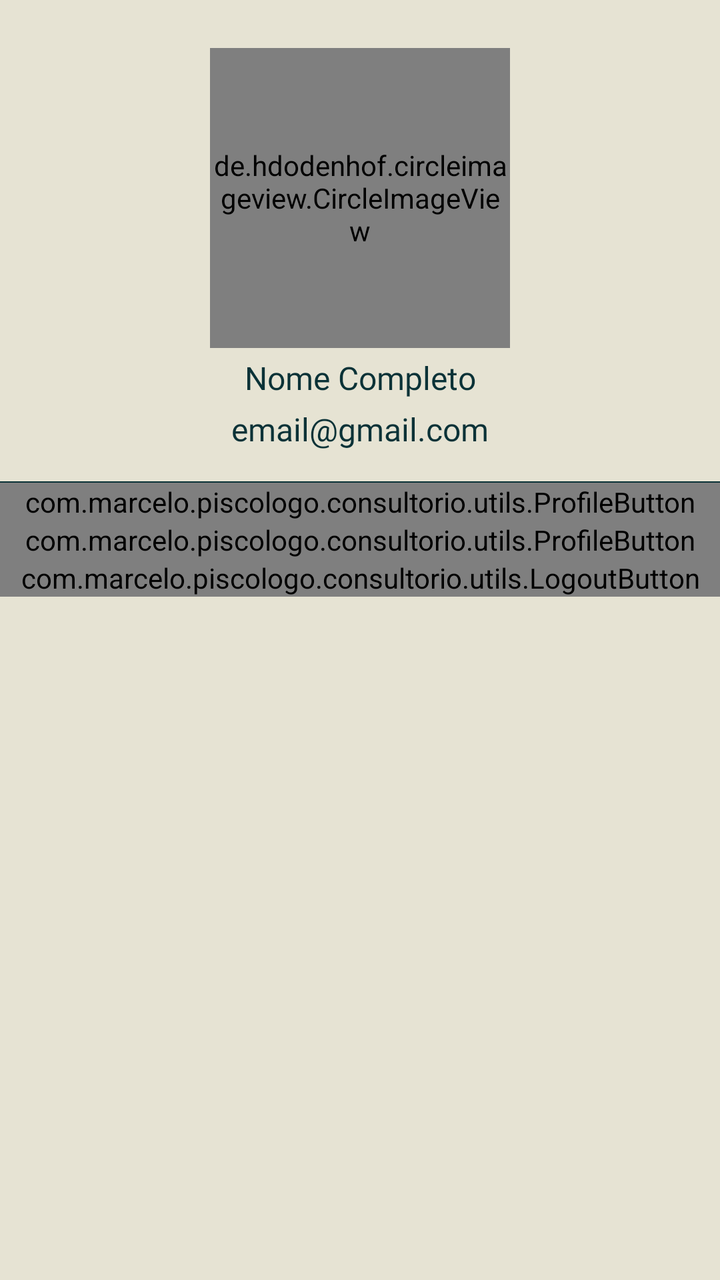
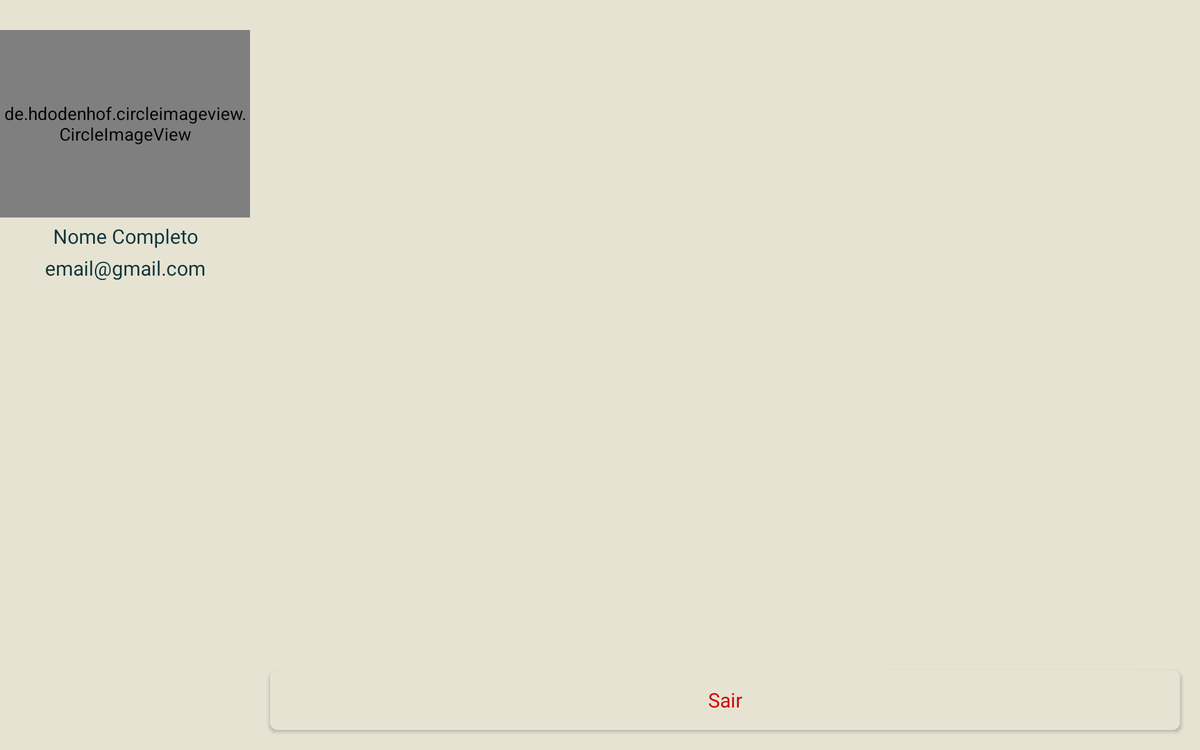

An Android layout and its configuration variant, each rendered on a device that would load it. The default file and the variant file are quoted in full after the pictures.
<!-- AndroidManifest.xml: application theme Theme.Clinic -->
<!-- res/layout/fragment_settings.xml -->
<?xml version="1.0" encoding="utf-8"?>
<androidx.constraintlayout.widget.ConstraintLayout xmlns:android="http://schemas.android.com/apk/res/android"
    xmlns:app="http://schemas.android.com/apk/res-auto"
    android:layout_width="match_parent"
    android:layout_height="match_parent"
    xmlns:tools="http://schemas.android.com/tools"
    android:background="@color/background">

    <androidx.constraintlayout.widget.ConstraintLayout
        android:id="@+id/profileContainer"
        android:layout_width="match_parent"
        android:layout_height="wrap_content"
        app:layout_constraintEnd_toEndOf="parent"
        app:layout_constraintStart_toStartOf="parent"
        app:layout_constraintTop_toTopOf="parent">

        <de.hdodenhof.circleimageview.CircleImageView
            android:id="@+id/ivProfile"
            android:layout_width="150dp"
            android:layout_height="150dp"
            android:layout_marginTop="24dp"
            app:layout_constraintEnd_toEndOf="parent"
            app:layout_constraintStart_toStartOf="parent"
            app:layout_constraintTop_toTopOf="parent"
            android:src="@drawable/ic_profile_defaut" />

        <TextView
            android:id="@+id/tvName"
            android:layout_width="match_parent"
            android:layout_height="wrap_content"
            android:layout_marginTop="4dp"
            android:fontFamily="@font/josefinsans_semibold"
            android:text="@string/profile_name"
            android:textAlignment="center"
            android:textColor="@color/primary"
            android:textSize="16sp"
            app:layout_constraintEnd_toEndOf="parent"
            app:layout_constraintStart_toStartOf="parent"
            app:layout_constraintTop_toBottomOf="@+id/ivProfile" />

        <TextView
            android:id="@+id/tvEmail"
            android:layout_width="match_parent"
            android:layout_height="wrap_content"
            android:layout_marginTop="4dp"
            android:layout_marginBottom="16dp"
            android:fontFamily="@font/josefinsans_semibold"
            android:text="@string/profile_email"
            android:textAlignment="center"
            android:textColor="@color/primary"
            android:textSize="16sp"
            app:layout_constraintBottom_toBottomOf="parent"
            app:layout_constraintEnd_toEndOf="parent"
            app:layout_constraintStart_toStartOf="parent"
            app:layout_constraintTop_toBottomOf="@+id/tvName" />

        <View
            android:id="@+id/profile_divider"
            android:layout_width="match_parent"
            android:layout_height="0.5dp"
            android:background="@color/primary"
            app:layout_constraintBottom_toBottomOf="parent"
            app:layout_constraintEnd_toEndOf="parent"
            app:layout_constraintStart_toStartOf="parent" />

    </androidx.constraintlayout.widget.ConstraintLayout>

    <com.marcelo.piscologo.consultorio.utils.ProfileButton
        android:id="@+id/pbEditProfile"
        android:layout_width="match_parent"
        android:layout_height="wrap_content"
        android:clickable="true"
        android:focusable="true"
        app:icon="@drawable/ic_profile"
        app:layout_constraintEnd_toEndOf="parent"
        app:layout_constraintStart_toStartOf="parent"
        app:layout_constraintTop_toBottomOf="@+id/profileContainer"
        app:title="@string/settings_edit_profile" />

    <com.marcelo.piscologo.consultorio.utils.ProfileButton
        android:id="@+id/pbEditPassword"
        android:layout_width="match_parent"
        android:layout_height="wrap_content"
        android:clickable="true"
        android:focusable="true"
        app:icon="@drawable/ic_password"
        app:layout_constraintEnd_toEndOf="parent"
        app:layout_constraintStart_toStartOf="parent"
        app:layout_constraintTop_toBottomOf="@+id/pbEditProfile"
        app:title="@string/settings_edit_password" />

    <com.marcelo.piscologo.consultorio.utils.LogoutButton
        android:id="@+id/pbLogout"
        android:layout_width="match_parent"
        android:layout_height="wrap_content"
        android:clickable="true"
        android:focusable="true"
        app:layout_constraintEnd_toEndOf="parent"
        app:layout_constraintStart_toStartOf="parent"
        app:layout_constraintTop_toBottomOf="@+id/pbEditPassword"
        app:logoutIcon="@drawable/ic_logout"
        app:logoutTitle="@string/logout" />

    <ProgressBar
        android:id="@+id/settingsLoad"
        android:layout_width="wrap_content"
        android:layout_height="wrap_content"
        android:layout_gravity="center"
        android:visibility="gone"
        app:layout_constraintBottom_toBottomOf="parent"
        app:layout_constraintEnd_toEndOf="parent"
        app:layout_constraintStart_toStartOf="parent"
        app:layout_constraintTop_toTopOf="parent" />

</androidx.constraintlayout.widget.ConstraintLayout>
<!-- resources referenced by this layout -->
<resources>
  <color name="background">#E6E3D3</color>
  <color name="primary">#0A3237</color>
  <!-- drawable ic_logout (drawable) -->
  <?xml version="1.0" encoding="utf-8"?>
  <vector xmlns:android="http://schemas.android.com/apk/res/android"
      android:width="24dp"
      android:height="24dp"
      android:viewportWidth="24"
      android:viewportHeight="24">
      <path
          android:fillColor="@android:color/holo_red_dark"
          android:pathData="M16,17V14H9V10H16V7L21,12L16,17M14,2A2,2 0 0,1 16,4V6H14V4H5V20H14V18H16V20A2,2 0 0,1 14,22H5A2,2 0 0,1 3,20V4A2,2 0 0,1 5,2H14Z" />
  </vector>
  <!-- drawable ic_password (drawable) -->
  <?xml version="1.0" encoding="utf-8"?>
  <vector xmlns:android="http://schemas.android.com/apk/res/android"
      android:width="24dp"
      android:height="24dp"
      android:viewportWidth="24"
      android:viewportHeight="24">
      <path
          android:fillColor="@color/primary"
          android:pathData="M12.63,2C18.16,2 22.64,6.5 22.64,12C22.64,17.5 18.16,22 12.63,22C9.12,22 6.05,20.18 4.26,17.43L5.84,16.18C7.25,18.47 9.76,20 12.64,20A8,8 0 0,0 20.64,12A8,8 0 0,0 12.64,4C8.56,4 5.2,7.06 4.71,11H7.47L3.73,14.73L0,11H2.69C3.19,5.95 7.45,2 12.63,2M15.59,10.24C16.09,10.25 16.5,10.65 16.5,11.16V15.77C16.5,16.27 16.09,16.69 15.58,16.69H10.05C9.54,16.69 9.13,16.27 9.13,15.77V11.16C9.13,10.65 9.54,10.25 10.04,10.24V9.23C10.04,7.7 11.29,6.46 12.81,6.46C14.34,6.46 15.59,7.7 15.59,9.23V10.24M12.81,7.86C12.06,7.86 11.44,8.47 11.44,9.23V10.24H14.19V9.23C14.19,8.47 13.57,7.86 12.81,7.86Z" />
  </vector>
  <!-- drawable ic_profile (drawable) -->
  <?xml version="1.0" encoding="utf-8"?>
  <vector xmlns:android="http://schemas.android.com/apk/res/android"
      android:width="24dp"
      android:height="24dp"
      android:viewportWidth="24"
      android:viewportHeight="24">
      <path
          android:fillColor="@color/primary"
          android:pathData="M12,2A10,10 0 0,0 2,12A10,10 0 0,0 12,22A10,10 0 0,0 22,12A10,10 0 0,0 12,2M7.07,18.28C7.5,17.38 10.12,16.5 12,16.5C13.88,16.5 16.5,17.38 16.93,18.28C15.57,19.36 13.86,20 12,20C10.14,20 8.43,19.36 7.07,18.28M18.36,16.83C16.93,15.09 13.46,14.5 12,14.5C10.54,14.5 7.07,15.09 5.64,16.83C4.62,15.5 4,13.82 4,12C4,7.59 7.59,4 12,4C16.41,4 20,7.59 20,12C20,13.82 19.38,15.5 18.36,16.83M12,6C10.06,6 8.5,7.56 8.5,9.5C8.5,11.44 10.06,13 12,13C13.94,13 15.5,11.44 15.5,9.5C15.5,7.56 13.94,6 12,6M12,11A1.5,1.5 0 0,1 10.5,9.5A1.5,1.5 0 0,1 12,8A1.5,1.5 0 0,1 13.5,9.5A1.5,1.5 0 0,1 12,11Z" />
  </vector>
  <string name="logout">Sair</string>
  <string name="profile_email">email@gmail.com</string>
  <string name="profile_name">Nome Completo</string>
  <string name="settings_edit_password">Alterar senha</string>
  <string name="settings_edit_profile">Editar Perfil</string>
  <style name="Theme.Clinic" parent="Theme.MaterialComponents.DayNight.NoActionBar">
          
          <item name="colorPrimary">@color/primary</item>
          <item name="colorPrimaryVariant">@color/primary_variant</item>
          <item name="colorOnPrimary">@color/white</item>
          
          <item name="colorSecondary">@color/secondary</item>
          <item name="colorSecondaryVariant">@color/secondary_variant</item>
          <item name="colorOnSecondary">@color/black</item>
          
          <item name="android:statusBarColor">@color/primary</item>
          
      </style>
  <color name="primary_variant">#5BB9CA</color>
  <color name="white">#FFFFFFFF</color>
  <color name="secondary">#D98556</color>
  <color name="secondary_variant">#727172</color>
  <color name="black">#FF000000</color>
</resources>
<!-- res/layout-sw600dp-land/fragment_settings.xml (the repository's variant of the layout above) -->
<!-- drawn on a 7-inch tablet turned sideways -->
<?xml version="1.0" encoding="utf-8"?>
<androidx.constraintlayout.widget.ConstraintLayout xmlns:android="http://schemas.android.com/apk/res/android"
    xmlns:app="http://schemas.android.com/apk/res-auto"
    android:layout_width="match_parent"
    android:layout_height="match_parent"
    android:background="@color/background">

    <androidx.constraintlayout.widget.ConstraintLayout
        android:id="@+id/profileContainer"
        android:layout_width="wrap_content"
        android:layout_height="match_parent"
        app:layout_constraintBottom_toBottomOf="parent"
        app:layout_constraintStart_toStartOf="parent"
        app:layout_constraintTop_toTopOf="parent">

        <de.hdodenhof.circleimageview.CircleImageView
            android:id="@+id/ivProfile"
            android:layout_width="200dp"
            android:layout_height="150dp"
            android:layout_marginTop="24dp"
            android:src="@drawable/profile"
            app:layout_constraintEnd_toEndOf="parent"
            app:layout_constraintStart_toStartOf="parent"
            app:layout_constraintTop_toTopOf="parent" />

        <TextView
            android:id="@+id/tvName"
            android:layout_width="match_parent"
            android:layout_height="wrap_content"
            android:layout_marginTop="4dp"
            android:fontFamily="@font/josefinsans_semibold"
            android:text="@string/profile_name"
            android:textAlignment="center"
            android:textColor="@color/primary"
            android:textSize="16sp"
            app:layout_constraintEnd_toEndOf="parent"
            app:layout_constraintStart_toStartOf="parent"
            app:layout_constraintTop_toBottomOf="@+id/ivProfile" />

        <TextView
            android:id="@+id/tvEmail"
            android:layout_width="match_parent"
            android:layout_height="wrap_content"
            android:layout_margin="4dp"
            android:fontFamily="@font/josefinsans_semibold"
            android:text="@string/profile_email"
            android:textAlignment="center"
            android:textColor="@color/primary"
            android:textSize="16sp"
            app:layout_constraintEnd_toEndOf="parent"
            app:layout_constraintStart_toStartOf="parent"
            app:layout_constraintTop_toBottomOf="@+id/tvName" />

    </androidx.constraintlayout.widget.ConstraintLayout>

    <RelativeLayout
        android:id="@+id/rlButton"
        android:layout_width="0dp"
        android:layout_height="wrap_content"
        android:layout_margin="8dp"
        android:background="@color/background"
        app:layout_constraintBottom_toBottomOf="parent"
        app:layout_constraintEnd_toEndOf="parent"
        app:layout_constraintStart_toEndOf="@+id/profileContainer">

        <androidx.appcompat.widget.AppCompatButton
            android:id="@+id/logout"
            android:layout_width="match_parent"
            android:layout_height="wrap_content"
            android:layout_marginStart="8dp"
            android:layout_marginTop="8dp"
            android:layout_marginEnd="8dp"
            android:layout_marginBottom="8dp"
            android:background="@drawable/rounded_button_shape"
            android:text="@string/logout"
            android:textAllCaps="false"
            android:textAppearance="@style/SubTitleStyle"
            android:textColor="@android:color/holo_red_dark" />

        <ProgressBar
            android:id="@+id/logout_progress"
            style="?android:attr/progressBarStyle"
            android:layout_width="36dp"
            android:layout_height="36dp"
            android:layout_centerInParent="true"
            android:layout_marginTop="16dp"
            android:elevation="10dp"
            android:indeterminateTint="@color/background"
            android:visibility="invisible" />

    </RelativeLayout>

</androidx.constraintlayout.widget.ConstraintLayout>
<!-- resources referenced by the variant -->
<!-- as a 7-inch tablet turned sideways resolves them -->
<resources>
  <color name="background">#E6E3D3</color>
  <color name="primary">#0A3237</color>
  <!-- drawable profile: png bitmap (drawable, 157663 bytes) -->
  <!-- drawable rounded_button_shape (drawable) -->
  <?xml version="1.0" encoding="utf-8"?>
  <layer-list xmlns:android="http://schemas.android.com/apk/res/android">
      <item>
          <shape android:shape="rectangle">
              <solid android:color="@color/background" />
              <stroke android:color="@color/background" />
              <corners android:radius="6dp" />
          </shape>
      </item>
  </layer-list>
  <string name="logout">Sair</string>
  <string name="profile_email">email@gmail.com</string>
  <string name="profile_name">Nome Completo</string>
  <style name="SubTitleStyle">
          <item name="android:fontFamily">@font/josefinsans_bold</item>
          <item name="android:textSize">16sp</item>
      </style>
  <style name="Theme.Clinic" parent="Theme.MaterialComponents.DayNight.NoActionBar">
          
          <item name="colorPrimary">@color/primary</item>
          <item name="colorPrimaryVariant">@color/primary_variant</item>
          <item name="colorOnPrimary">@color/white</item>
          
          <item name="colorSecondary">@color/secondary</item>
          <item name="colorSecondaryVariant">@color/secondary_variant</item>
          <item name="colorOnSecondary">@color/black</item>
          
          <item name="android:statusBarColor">@color/primary</item>
          
      </style>
  <color name="primary_variant">#5BB9CA</color>
  <color name="white">#FFFFFFFF</color>
  <color name="secondary">#D98556</color>
  <color name="secondary_variant">#727172</color>
  <color name="black">#FF000000</color>
</resources>
